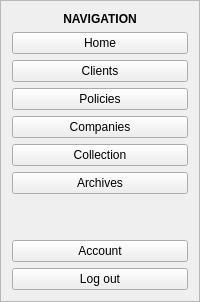
    <widget class="QFrame" name="navigation_sidebar">
     <property name="frameShape">
      <enum>QFrame::Shape::StyledPanel</enum>
     </property>
     <property name="frameShadow">
      <enum>QFrame::Shadow::Raised</enum>
     </property>
     <layout class="QVBoxLayout" name="verticalLayout">
      <item>
       <widget class="QLabel" name="label">
        <property name="styleSheet">
         <string notr="true">color: black;
font-weight: bold;</string>
        </property>
        <property name="text">
         <string>NAVIGATION</string>
        </property>
        <property name="alignment">
         <set>Qt::AlignmentFlag::AlignCenter</set>
        </property>
       </widget>
      </item>
      <item>
       <widget class="QPushButton" name="navigation_home_button">
        <property name="text">
         <string>Home</string>
        </property>
       </widget>
      </item>
      <item>
       <widget class="QPushButton" name="navigation_clients_button">
        <property name="text">
         <string>Clients</string>
        </property>
       </widget>
      </item>
      <item>
       <widget class="QPushButton" name="navigation_policies_button">
        <property name="text">
         <string>Policies</string>
        </property>
       </widget>
      </item>
      <item>
       <widget class="QPushButton" name="navigation_companies_button">
        <property name="text">
         <string>Companies</string>
        </property>
       </widget>
      </item>
      <item>
       <widget class="QPushButton" name="navigation_collection_button">
        <property name="text">
         <string>Collection</string>
        </property>
       </widget>
      </item>
      <item>
       <widget class="QPushButton" name="navigation_archives_button">
        <property name="text">
         <string>Archives</string>
        </property>
       </widget>
      </item>
      <item>
       <spacer name="verticalSpacer">
        <property name="orientation">
         <enum>Qt::Orientation::Vertical</enum>
        </property>
        <property name="sizeHint" stdset="0">
         <size>
          <width>20</width>
          <height>40</height>
         </size>
        </property>
       </spacer>
      </item>
      <item>
       <widget class="QPushButton" name="navigation_account_button">
        <property name="text">
         <string>Account</string>
        </property>
       </widget>
      </item>
      <item>
       <widget class="QPushButton" name="navigation_logout_button">
        <property name="text">
         <string>Log out</string>
        </property>
       </widget>
      </item>
     </layout>
    </widget>
